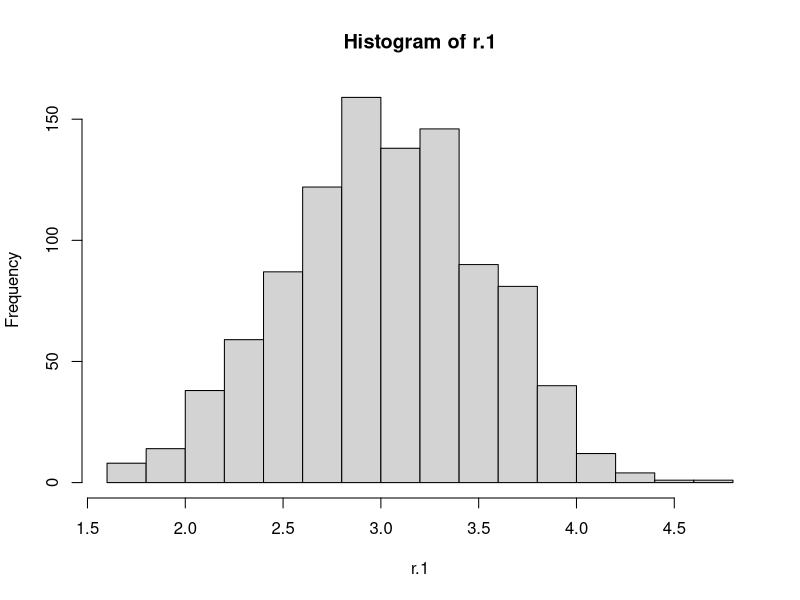
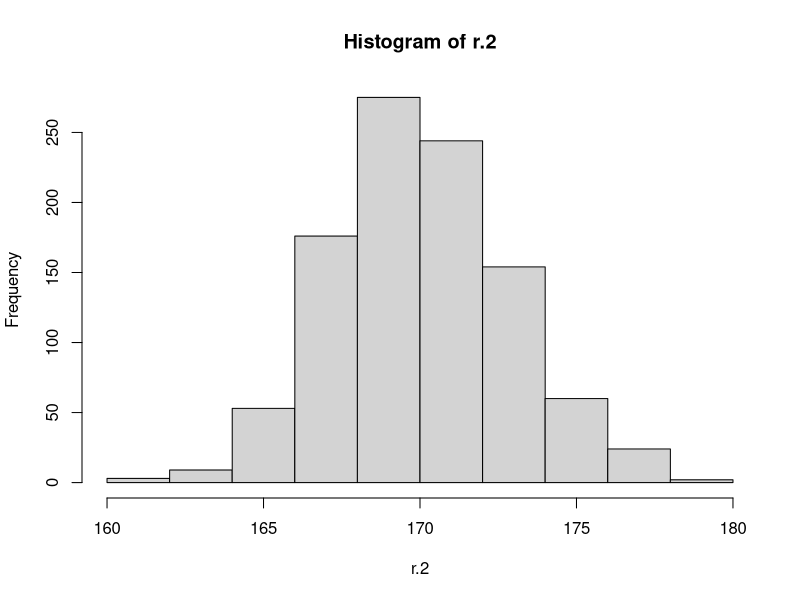
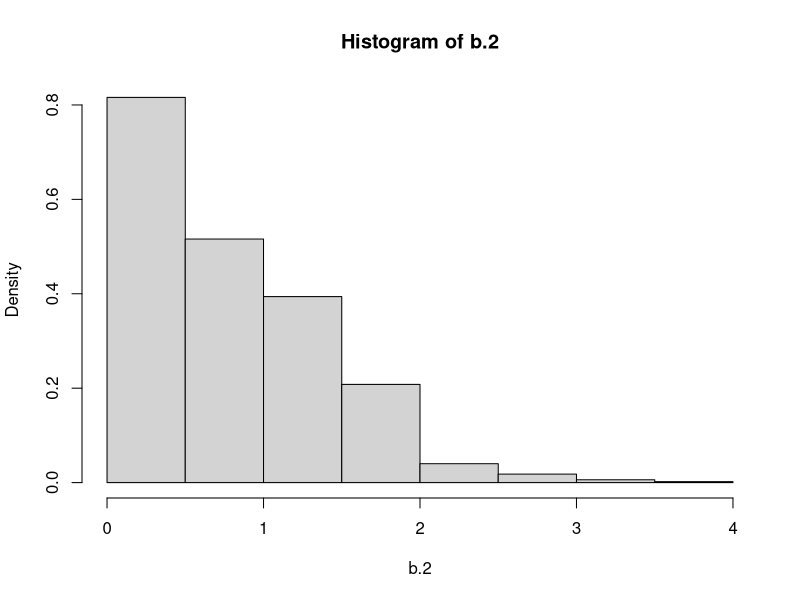
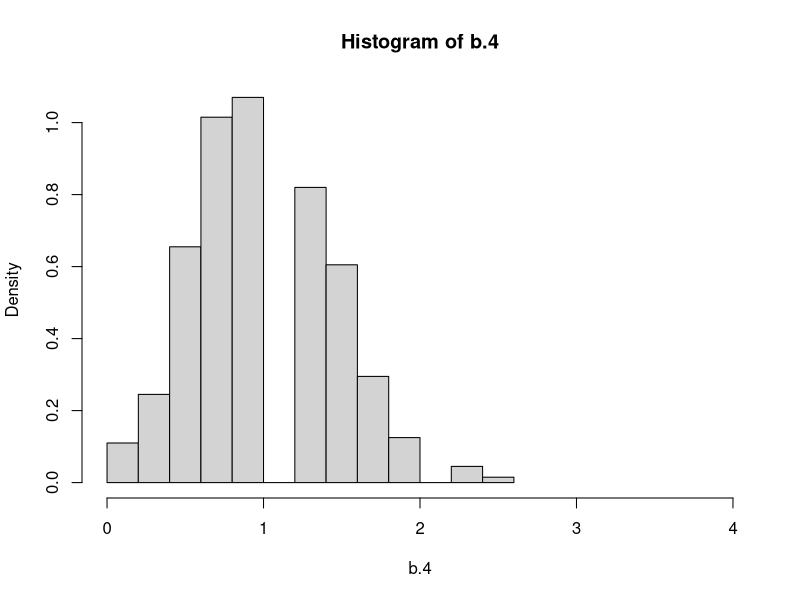
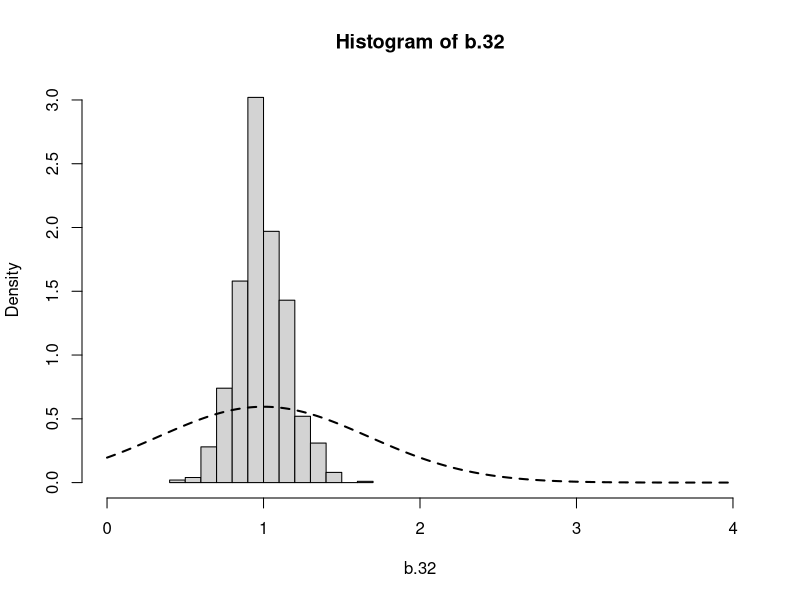

Generate these figures, in order, with R: (Note: this script raises an error after producing the figures.)
set.seed(9)
n <- 1000
r.1 <- rep(NA, n)
r.2 <- rep(NA, n)

for (i in 1:n) {
  r.1[i] <- mean(rnorm(4,mean=3,sd=1))
  r.2[i] <- mean(rnorm(4,mean=170,sd=6))
}

c(mean(r.1),sd(r.1))
c(mean(r.2),sd(r.2))

hist(r.1)
hist(r.2)

x1 <- seq(min(r.1), max(r.1), length = 1000)
y1 <- dnorm( x=x1 , mean = 3, sd = (1/sqrt(4)))
lines(x1, y1, lty = 2, lwd = 2)


t <- 10
p <- 0.1
x <- 0:10
n <- 1000
b.2 <- rep(NA, n)
b.4 <- rep(NA, n)
b.32 <- rep(NA, n)

for (i in 1:n) {
  b.2[i] <- mean(rbinom(2,size=t, prob = p))
  b.4[i] <- mean(rbinom(4,size=t, prob = p))
  b.32[i] <- mean(rbinom(32,size=t, prob = p))
}

c(mean(b.2), sd(b.2))
c(mean(b.4), sd(b.4))
c(mean(b.32), sd(b.32))

hist(b.2, prob = T, xlim = c(0,4))
hist(b.4, prob = T, xlim = c(0,4))
hist(b.32, prob = T, xlim = c(0,4))

x1 <- seq(min(b.2), max(b.2), length = 1000)
y1 <- dnorm( x=x1 , mean = 1, sd = sqrt(0.9)/sqrt(2))
lines(x1, y1, lty = 2, lwd = 2)

x1 <- seq(min(b.4), max(b.4), length = 1000)
y1 <- dnorm( x=x1 , mean = 1, sd = sqrt(0.9)/sqrt8)
lines(x1, y1, lty = 2, lwd = 2)

x1 <- seq(min(b.32), max(b.32), length = 1000)
y1 <- dnorm( x=x1 , mean = 1, sd = sqrt(0.9)/sqrt(32))
lines(x1, y1, lty = 2, lwd = 2)















































